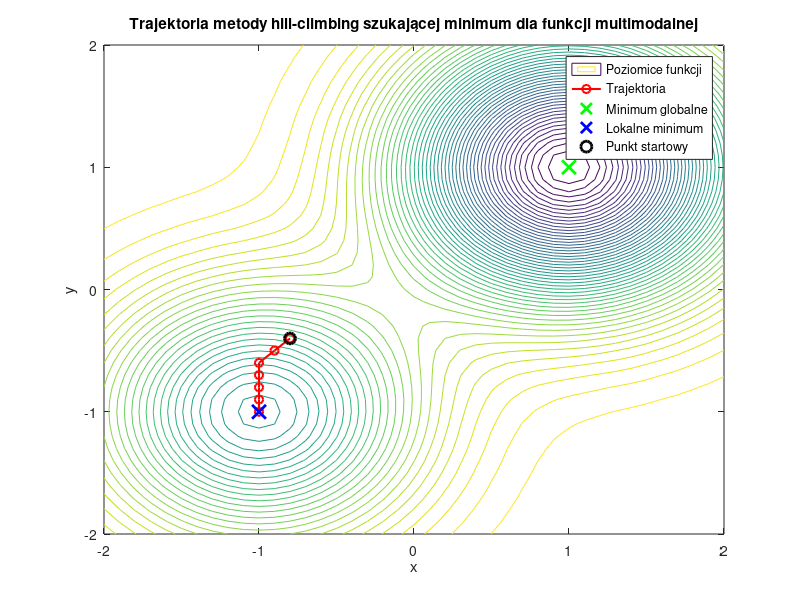

Reproduce this figure in MATLAB.
% Definicja głównej funkcji optymalizacyjnej dla hill-climbing szukającego minimum
function hill_climbing_minimum_multimodal()
    % Ustal siatkę wartości dla poziomic
    x = -2:0.1:2;
    y = -2:0.1:2;
    [X, Y] = meshgrid(x, y);
    Z = -exp(-((X-1).^2 + (Y-1).^2)) - 0.5 * exp(-((X+1).^2 + (Y+1).^2));
    
    % Funkcja celu
    f = @(x, y) -exp(-((x - 1)^2 + (y - 1)^2)) - 0.5 * exp(-((x + 1)^2 + (y + 1)^2));
    
    % Punkt początkowy
    x = -0.8; % zmień, aby zobaczyć wpływ na wynik
    y = -0.4;  % zmień, aby zobaczyć wpływ na wynik
    
    % Parametry algorytmu
    step_size = 0.1; % Wielkość kroku
    tolerance = 1e-6; % Tolerancja do zatrzymania
    max_iter = 1000;  % Maksymalna liczba iteracji
    
    % Przechowywanie ścieżki do wizualizacji
    x_history = x;
    y_history = y;
    
    for iter = 1:max_iter
        % Aktualna wartość funkcji celu
        current_value = f(x, y);
        
        % Wygenerowanie sąsiednich punktów (w ośmiu kierunkach)
        neighbors = [
            x + step_size, y;
            x - step_size, y;
            x, y + step_size;
            x, y - step_size;
            x + step_size, y + step_size;
            x - step_size, y + step_size;
            x + step_size, y - step_size;
            x - step_size, y - step_size
        ];
        
        % Sprawdzanie wartości funkcji celu w sąsiednich punktach
        best_value = current_value;
        best_neighbor = [x, y];
        
        for i = 1:size(neighbors, 1)
            neighbor_value = f(neighbors(i, 1), neighbors(i, 2));
            if neighbor_value < best_value % Szukamy minimum
                best_value = neighbor_value;
                best_neighbor = neighbors(i, :);
            end
        end
        
        % Zatrzymanie, jeśli różnica jest mniejsza niż tolerancja
        if abs(best_value - current_value) < tolerance
            break;
        end
        
        % Aktualizacja punktu do najlepszego sąsiada
        x = best_neighbor(1);
        y = best_neighbor(2);
        
        % Zapisanie ścieżki
        x_history = [x_history, x];
        y_history = [y_history, y];
    end
    
    % Wyświetlanie wyników
    fprintf('Lokalne minimum osiągnięte w punkcie (%f, %f) po %d iteracjach.\n', x, y, iter);
    fprintf('Wartość funkcji w lokalnym minimum: %f\n', f(x, y));
    
    % Rysowanie ścieżki optymalizacji na poziomicach
    figure;
    contour(X, Y, Z, 50); % Kontur funkcji z 50 poziomami szczegółowości
    hold on;
    plot(x_history, y_history, 'ro-', 'LineWidth', 1.5); % Trajektoria
    plot(1, 1, 'gx', 'MarkerSize', 10, 'LineWidth', 2); % Minimum globalne
    plot(-1, -1, 'bx', 'MarkerSize', 10, 'LineWidth', 2); % Minimum lokalne
    plot(x_history(1), y_history(1), 'ko', 'MarkerSize', 8, 'LineWidth', 2); % Punkt startowy
    xlabel('x');
    ylabel('y');
    title('Trajektoria metody hill-climbing szukającej minimum dla funkcji multimodalnej');
    legend('Poziomice funkcji', 'Trajektoria', 'Minimum globalne', 'Lokalne minimum', 'Punkt startowy');
    hold off;
end
